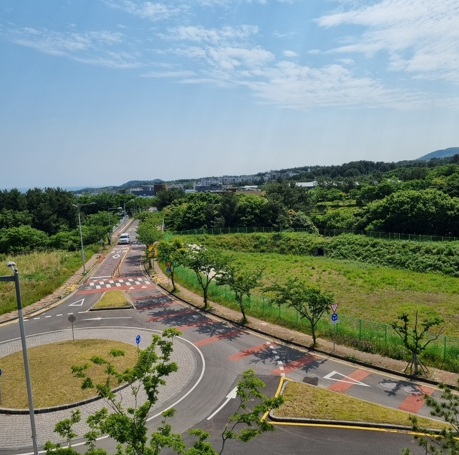
#> input picture cv5/img1.jpg, 459 x 455 px
$ jupyter execute stitching.ipynb
#> lines starting #> are read from the running program, lines starting #| are printed output that depends on the picture
[cell 1]
import sys
import numpy as np
import cv2


img_names = ['img1.jpg', 'img2.jpg', 'img3.jpg']

imgs = []
for name in img_names:
    img = cv2.imread(name)
#> img is the input picture: shape (455, 459, 3); mean B, G, R 126.6, 137.2, 123.9

    if img is None:
        print('Image load failed!')
        sys.exit()

    imgs.append(img)

[cell 2]
stitcher = cv2.Stitcher_create()
status, dst = stitcher.stitch(imgs)
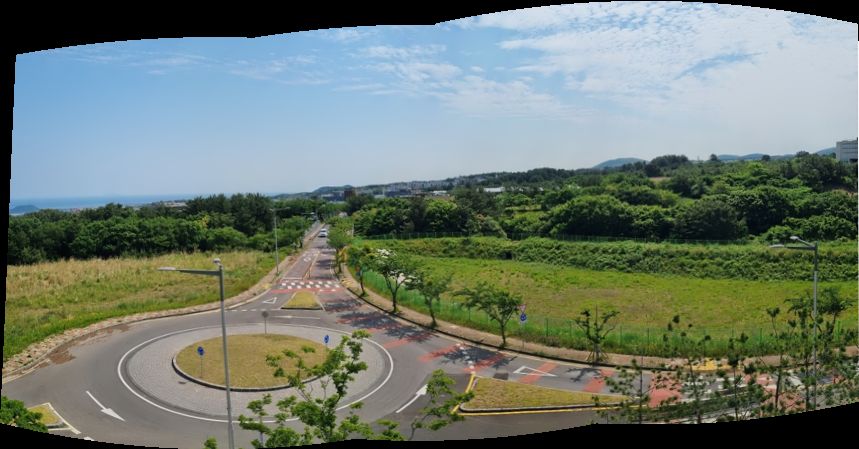
#> dst: shape (449, 859, 3); mean of channels 0, 1, 2 112.5, 123, 111; drawn as B, G, R
#> status = 0

if status != cv2.Stitcher_OK:
    print('stitch failed')
    sys.exit()

cv2.imwrite('output.jpg', dst)
#> Out = True
